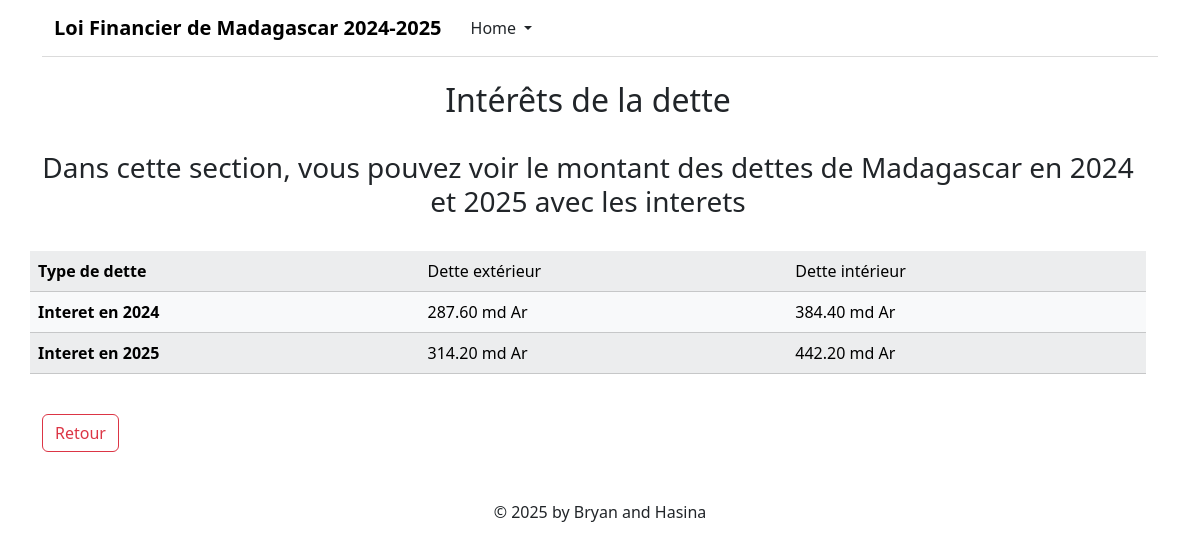
Screenshot of /pages/modele.php?page=1&titre=Intérêts de la dette with the database file from the repository.
### tables this page shows
CREATE TABLE loi_financier_interet_dette(
    id_interet INT PRIMARY KEY AUTO_INCREMENT,
    type_dette VARCHAR(100),
    interet_2024 DECIMAL(6,2),
    interet_2025 DECIMAL(6,2)
);

### inc/connection.php (called while the page is built, shortened)
<?php
    function dbconnect()
    {
        static $connect = null;
        if ($connect == null) {
            $connect = mysqli_connect('localhost','root','','loi_financier');
            mysqli_set_charset($connect, 'utf8mb4');
        }
        return $connect;
    }
?>

### inc/fonctions.php (called while the page is built, shortened)
<?php
    require("connection.php");
    function get_all_interet_dette(){
        $sql= "SELECT * FROM  loi_financier_interet_dette";
        $result= mysqli_query(dbconnect(),$sql);
        $demande=array();
        while($donnee=mysqli_fetch_assoc($result)){
            $demande[]=$donnee;
        }
        return $demande;
    }
?>

### pages/interetdette.php (the view)
<?php
    $dette=get_all_interet_dette();
?>
<div class="row">
    <section class="row mt-4">
        <h2 class="text-center"><?php echo $_GET['titre'];?></h2>
    </section>
    <section class="row mt-4">
        <h3 class="text-center">Dans cette section, vous pouvez voir le montant des dettes de Madagascar en 2024 et 2025 avec les interets</h3>
    </section>
    <section class="row mt-4">
        <table class="table table-light table-striped">
            <tr>
                <th>Type de dette</th>
                <?php foreach ($dette as $dt) {?>
                    <td><?php echo $dt['type_dette'];?></td>
                <?php }?>
            </tr>
            <tr>
                <th>Interet en 2024</th>
                <?php foreach ($dette as $dt) {?>
                    <td><?php echo $dt['interet_2024'];?> md Ar</td>
                <?php }?>
            </tr>
            <tr>
                <th>Interet en 2025</th>
                <?php foreach ($dette as $dt) {?>
                    <td><?php echo $dt['interet_2025'];?> md Ar</td>
                <?php }?>
            </tr>
        </table>
    </section>
    <section class="row mt-4">
        <article class="col-3 col-sm-3 col-lg-3">
            <a href="modele.php?page=depenseparnatureeconomique" class="btn btn-outline-danger">Retour</a>
        </article>
    </section>
</div>

### assets/css/style.css (style rules this page uses)
* { margin: 0; padding: 0; box-sizing: border-box; font-family: system-ui, sans-serif; }

### rows the page displays
loi_financier_interet_dette: type_dette "Dette extérieur", interet_2024 "287.60", interet_2025 "314.20"
loi_financier_interet_dette: type_dette "Dette intérieur", interet_2024 "384.40", interet_2025 "442.20"

### other values shown
$_GET['titre'] "Intérêts de la dette"
